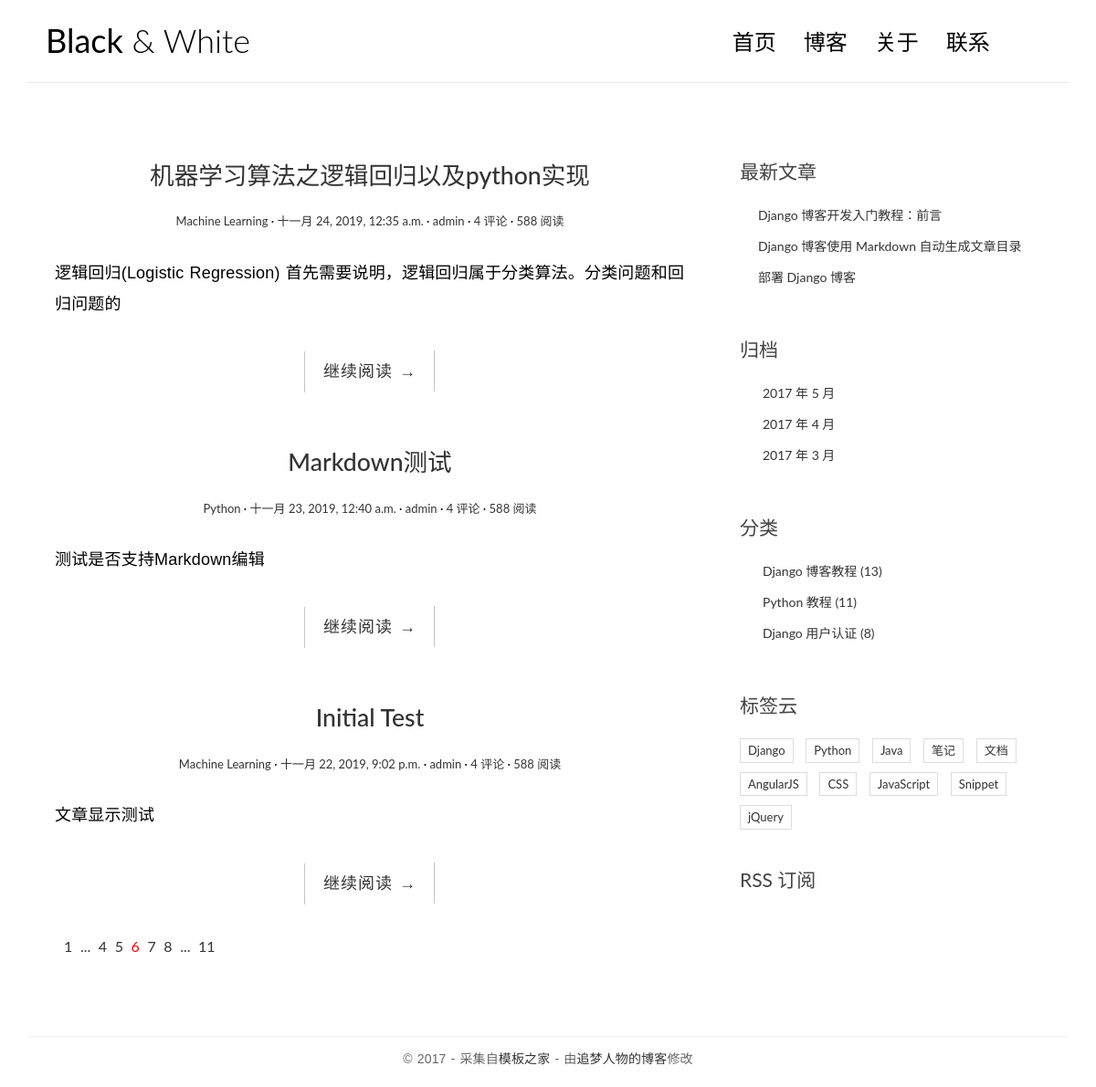
The page / on the database its author committed.
### blog/models.py (models this page shows, shortened)
class Post(models.Model):
    title = models.CharField('标题', max_length=70)
    body = models.TextField('正文')
    create_time = models.DateTimeField('创建时间', default=timezone.now)
    modified_time = models.DateTimeField('修改时间')
    excerpt = models.CharField('摘要', max_length=200, blank=True)
    category = models.ForeignKey(Category, verbose_name='分类', on_delete=models.CASCADE)
    tags = models.ManyToManyField(Tag, verbose_name='标签', blank=True)
    author = models.ForeignKey(User, verbose_name='作者', on_delete=models.CASCADE)
    class Meta:
        verbose_name = '文章'
        verbose_name_plural = verbose_name
    def get_absolute_url(self):
        return reverse('blog:detail', kwargs={'pk': self.pk})

class Category(models.Model):
    name = models.CharField(max_length=100)
    class Meta:
        verbose_name = '分类'
        verbose_name_plural = verbose_name

### blog/views.py (the view)
# urls.py: path('', views.index, name='index'),
def index(request):
    post_list = Post.objects.all().order_by('-create_time')
    return render(request, 'blog/index.html', context={'post_list': post_list})

### templates/blog/index.html (shortened to what this page needs)
{% load static %}
<!DOCTYPE html>
<html>
<head>
    <link rel="stylesheet" href="http://code.ionicframework.com/ionicons/2.0.1/css/ionicons.min.css">
    <link rel="stylesheet" href="{% static 'blog/css/bootstrap.min.css' %}">
    <link rel="stylesheet" href="{% static 'blog/css/pace.css' %}">
    <link rel="stylesheet" href="{% static 'blog/css/custom.css' %}">
</head>
<body>
<div class="container">
    <header id="site-header">
        <div class="row">
            <div class="col-md-4 col-sm-5 col-xs-8">
                <div class="logo">
                    <h1><a href="index.html"><b>Black</b> &amp; White</a></h1>
                </div>
            </div>
            <div class="col-md-8 col-sm-7 col-xs-4">
                <nav class="main-nav" role="navigation">
                    <div class="collapse navbar-collapse" id="bs-example-navbar-collapse-1">
                        <ul class="nav navbar-nav navbar-right">
                            <li class="cl-effect-11"><a href="index.html" data-hover="首页">首页</a></li>
                            <li class="cl-effect-11"><a href="full-width.html" data-hover="博客">博客</a></li>
                            <li class="cl-effect-11"><a href="about.html" data-hover="关于">关于</a></li>
                            <li class="cl-effect-11"><a href="contact.html" data-hover="联系">联系</a></li>
                        </ul>
                    </div>
                </nav>
            </div>
        </div>
    </header>
</div>
<div class="content-body">
    <div class="container">
        <div class="row">
            <main class="col-md-8">
                {% for post in post_list %}
                    <article class="post post-{{ post.pk }}">
                        <header class="entry-header">
                            <h1 class="entry-title">
                                <a href="{{ post.get_absolute_url }}">{{ post.title }}</a>
                            </h1>
                            <div class="entry-meta">
                                <span class="post-category"><a href="#">{{ post.category.name }}</a></span>
                                <span class="post-date"><a href="#"><time class="entry-date"
                                                                      datetime="{{ post.create_time }}">{{ post.create_time }}</time></a></span>
                                <span class="post-author"><a href="#">{{ post.author }}</a></span>
                                <span class="comments-link"><a href="#">4 评论</a></span>
                                <span class="views-count"><a href="#">588 阅读</a></span>
                            </div>
                        </header>
                        <div class="entry-content clearfix">
                            <p>{{ post.excerpt }}</p>
                            <div class="read-more cl-effect-14">
                                <a href="{{ post.get_absolute_url }}" class="more-link">继续阅读 <span class="meta-nav">→</span></a>
                            </div>
                        </div>
                    </article>
                {% empty %}
                    <div class="no-post">暂时还没有发布的文章！</div>
                {% endfor %}
                <div class="pagination">
                    <ul>
                        <li><a href="">1</a></li>
                        <li><a href="">...</a></li>
                        <li><a href="">4</a></li>
                        <li><a href="">5</a></li>
                        <li class="current"><a href="">6</a></li>
                        <li><a href="">7</a></li>
                        <li><a href="">8</a></li>
                        <li><a href="">...</a></li>
                        <li><a href="">11</a></li>
                    </ul>
                </div>
            </main>
            <aside class="col-md-4">
                <div class="widget widget-recent-posts">
                    <h3 class="widget-title">最新文章</h3>
                    <ul>
                        <li>
                            <a href="#">Django 博客开发入门教程：前言</a>
                        </li>
                        <li>
                            <a href="#">Django 博客使用 Markdown 自动生成文章目录</a>
                        </li>
                        <li>
                            <a href="#">部署 Django 博客</a>
                        </li>
                    </ul>
                </div>
                <div class="widget widget-archives">
                    <h3 class="widget-title">归档</h3>
                    <ul>
                        <li>
                            <a href="#">2017 年 5 月</a>
                        </li>
                        <li>
                            <a href="#">2017 年 4 月</a>
                        </li>
                        <li>
                            <a href="#">2017 年 3 月</a>
                        </li>
                    </ul>
                </div>
                <div class="widget widget-category">
                    <h3 class="widget-title">分类</h3>
                    <ul>
                        <li>
                            <a href="#">Django 博客教程 <span class="post-count">(13)</span></a>
                        </li>
                        <li>
                            <a href="#">Python 教程 <span class="post-count">(11)</span></a>
                        </li>
                        <li>
                            <a href="#">Django 用户认证 <span class="post-count">(8)</span></a>
                        </li>
                    </ul>
                </div>
                <div class="widget widget-tag-cloud">
                    <h3 class="widget-title">标签云</h3>
                    <ul>
                        <li>
                            <a href="#">Django</a>
                        </li>
                        <li>
                            <a href="#">Python</a>
                        </li>
                        <li>
                            <a href="#">Java</a>
                        </li>
                        <li>
                            <a href="#">笔记</a>
                        </li>
                        <li>
                            <a href="#">文档</a>
                        </li>
                        <li>
                            <a href="#">AngularJS</a>
                        </li>
                        <li>
                            <a href="#">CSS</a>
                        </li>
                        <li>
                            <a href="#">JavaScript</a>
                        </li>
                        <li>
                            <a href="#">Snippet</a>
                        </li>
                        <li>
                            <a href="#">jQuery</a>
                        </li>
                    </ul>
                </div>
                <div class="rss">
                    <a href=""> RSS 订阅</a>
                </div>
            </aside>
        </div>
    </div>
</div>
<footer id="site-footer">
    <div class="container">
        <div class="row">
            <div class="col-md-12">
                <p class="copyright">&copy 2017 - 采集自<a href="http://www.cssmoban.com/"
                                                        target="_blank" title="模板之家">模板之家</a>
                     - 由<a href="http://zmrenwu.com/" title="网页模板" target="_blank">追梦人物的博客</a>修改
                </p>
            </div>
        </div>
    </div>
</footer>
</body>
</html>

### blog/static/blog/css/custom.css (style rules this page uses)
* { outline: none; }
h1, h2, h3, h4, h5, h6 { margin-top: 0; }
b { font-weight: 400; }
a { color: #333; }
body { color: #444; font-family: 'Lato', sans-serif; }
p { font-family: 'Ubuntu', sans-serif; font-weight: 400; word-spacing: 1px; letter-spacing: 0.01em; }
#site-header { background-color: #FFF; padding: 25px 20px; margin-bottom: 40px; border-bottom: 1px solid #e7e7e7; }
.logo h1 a { color: #000; }
.logo h1 { margin: 0; font-family: 'Lato', sans-serif; font-weight: 300; }
.main-nav { margin-top: 11px; max-width: 95%; }
.main-nav a { color: #000000 !important; padding: 0 0 5px 0 !important; margin-right: 30px; font-family: 'Lato', sans-serif; font-weight: 300; font-size: 24px; }
.cl-effect-11 a { padding: 10px 0; color: #0972b4; text-shadow: none; }
.cl-effect-11 a::before { position: absolute; top: 0; left: 0; overflow: hidden; padding: 0 0 5px 0 !important; max-width: 0; border-bottom: 1px solid #000; color: #000; content: attr(data-hover); white-space: nowrap; -webkit-transition: max-width 0.5s; -moz-transition: max-width 0.5s; transition: max-width 0.5s; }
.content-body { padding-bottom: 4em; }
.post { background: #fff; padding: 30px 30px 0; }
.entry-title { text-align: center; font-size: 1.9em; margin-bottom: 20px; line-height: 1.6; padding: 10px 20px 0; }
.entry-meta { text-align: center; color: #DDDDDD; font-size: 13px; margin-bottom: 30px; }
.entry-content { font-size: 18px; line-height: 1.9; font-weight: 300; color: #000; }
.post-category::after, .post-date::after, .post-author::after, .comments-link::after { content: ' ·'; color: #000; }
.read-more { font-family: 'Ubuntu', sans-serif; font-weight: 400; word-spacing: 1px; letter-spacing: 0.01em; text-align: center; margin-top: 20px; }
.cl-effect-14 a { padding: 0 20px; height: 45px; line-height: 45px; position: relative; display: inline-block; margin: 15px 25px; letter-spacing: 1px; font-weight: 400; text-shadow: 0 0 1px rgba(255, 255, 255, 0.3); }
.cl-effect-14 a::before, .cl-effect-14 a::after { position: absolute; width: 45px; height: 1px; background: #C3C3C3; content: ''; -webkit-transition: all 0.3s; -moz-transition: all 0.3s; transition: all 0.3s; pointer-events: none; }
.cl-effect-14 a::before { top: 0; left: 0; -webkit-transform: rotate(90deg); -moz-transform: rotate(90deg); transform: rotate(90deg); -webkit-transform-origin: 0 0; -moz-transform-origin: 0 0; transform-origin: 0 0; }
.cl-effect-14 a::after { right: 0; bottom: 0; -webkit-transform: rotate(90deg); -moz-transform: rotate(90deg); transform: rotate(90deg); -webkit-transform-origin: 100% 0; -moz-transform-origin: 100% 0; transform-origin: 100% 0; }
.widget { background: #fff; padding: 30px 0 0; }
.widget-title { font-size: 1.5em; margin-bottom: 20px; line-height: 1.6; padding: 10px 0 0; font-weight: 400; }
.widget-recent-posts ul { padding: 0; margin: 0; padding-left: 20px; }
.widget-recent-posts ul li { list-style-type: none; position: relative; line-height: 170%; margin-bottom: 10px; }
.widget-recent-posts ul li::before { content: '\f3d3'; font-family: "Ionicons"; position: absolute; left: -17px; top: 3px; font-size: 16px; color: #000; }
.widget-archives ul { padding: 0; margin: 0; padding-left: 25px; }
.widget-archives ul li { list-style-type: none; position: relative; line-height: 170%; margin-bottom: 10px; }
.widget-archives ul li::before { content: '\f3f3'; font-family: "Ionicons"; position: absolute; left: -25px; top: 1px; font-size: 16px; color: #000; }
.widget-category ul { padding: 0; margin: 0; padding-left: 25px; }
.widget-category ul li { list-style-type: none; position: relative; line-height: 170%; margin-bottom: 10px; }
.widget-category ul li::before { content: '\f3fe'; font-family: "Ionicons"; position: absolute; left: -25px; top: 1px; font-size: 18px; color: #000; }
.widget-tag-cloud ul { padding: 0; margin: 0; margin-right: -10px; }
.widget-tag-cloud ul li { list-style-type: none; font-size: 13px; display: inline-block; margin-right: 10px; margin-bottom: 10px; padding: 3px 8px; border: 1px solid #ddd; }
.rss { font-size: 21px; margin-top: 30px; }
.rss a { color: #444; }
#site-footer { padding-top: 10px; padding: 0 0 1.5em 0; }
.copyright { text-align: center; padding-top: 1em; margin: 0; border-top: 1px solid #eee; color: #666; }
.pagination ul { list-style: none; }
.pagination ul li { display: inline-block; font-size: 16px; margin-right: 5px; }
.current a { color: red; }

### rows shown on the page
Post: title "机器学习算法之逻辑回归以及python实现", category.name "Machine Learning", create_time "十一月 24, 2019, 12:35 a.m.", author "admin", excerpt "逻辑回归(Logistic Regression) 首先需要说明，逻辑回归属于分类算法。分类问题和回归问题的"
Post: title "Markdown测试", category.name "Python", create_time "十一月 23, 2019, 12:40 a.m.", author "admin", excerpt "测试是否支持Markdown编辑"
Post: title "Initial Test", category.name "Machine Learning", create_time "十一月 22, 2019, 9:02 p.m.", author "admin", excerpt "文章显示测试"
